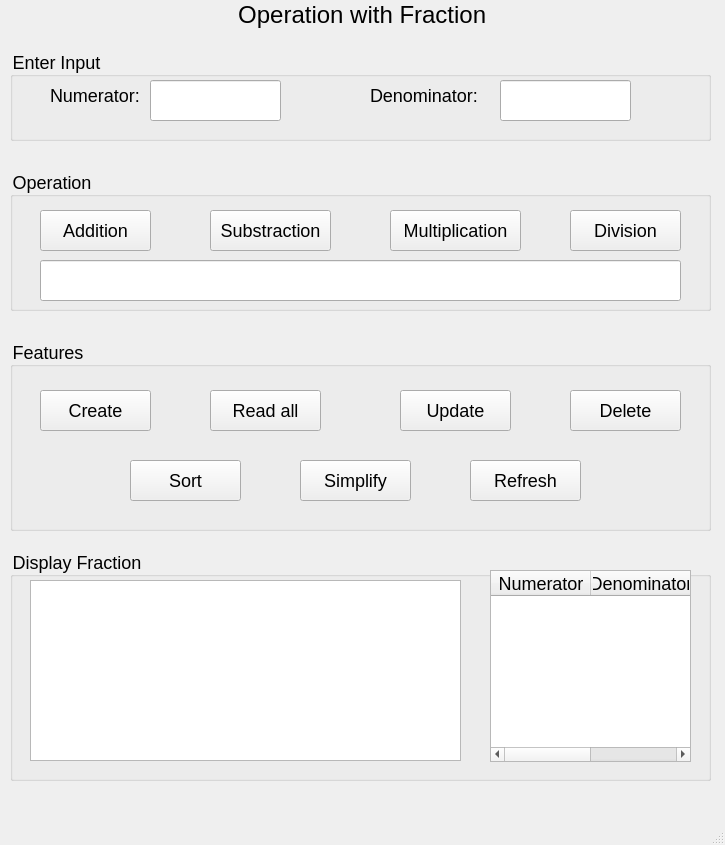
<?xml version="1.0" encoding="UTF-8"?>
<ui version="4.0">
 <class>MainWindow</class>
 <widget class="QMainWindow" name="MainWindow">
  <property name="geometry">
   <rect>
    <x>0</x>
    <y>0</y>
    <width>725</width>
    <height>845</height>
   </rect>
  </property>
  <property name="windowTitle">
   <string>MainWindow</string>
  </property>
  <property name="styleSheet">
   <string notr="true">font-size: 18px</string>
  </property>
  <widget class="QWidget" name="centralwidget">
   <widget class="QLabel" name="label">
    <property name="geometry">
     <rect>
      <x>220</x>
      <y>0</y>
      <width>291</width>
      <height>31</height>
     </rect>
    </property>
    <property name="text">
     <string>&lt;html&gt;&lt;head/&gt;&lt;body&gt;&lt;p align=&quot;center&quot;&gt;&lt;span style=&quot; font-size:18pt;&quot;&gt;Operation with Fraction &lt;/span&gt;&lt;/p&gt;&lt;/body&gt;&lt;/html&gt;</string>
    </property>
   </widget>
   <widget class="QGroupBox" name="groupBox">
    <property name="geometry">
     <rect>
      <x>10</x>
      <y>50</y>
      <width>701</width>
      <height>91</height>
     </rect>
    </property>
    <property name="title">
     <string>Enter Input</string>
    </property>
    <widget class="QLabel" name="label_2">
     <property name="geometry">
      <rect>
       <x>40</x>
       <y>20</y>
       <width>101</width>
       <height>51</height>
      </rect>
     </property>
     <property name="text">
      <string>Numerator: </string>
     </property>
    </widget>
    <widget class="QLineEdit" name="lineEditNumerator">
     <property name="geometry">
      <rect>
       <x>140</x>
       <y>30</y>
       <width>131</width>
       <height>41</height>
      </rect>
     </property>
    </widget>
    <widget class="QLabel" name="label_3">
     <property name="geometry">
      <rect>
       <x>360</x>
       <y>20</y>
       <width>111</width>
       <height>51</height>
      </rect>
     </property>
     <property name="text">
      <string>Denominator: </string>
     </property>
    </widget>
    <widget class="QLineEdit" name="lineEditDenominator">
     <property name="geometry">
      <rect>
       <x>490</x>
       <y>30</y>
       <width>131</width>
       <height>41</height>
      </rect>
     </property>
    </widget>
   </widget>
   <widget class="QGroupBox" name="groupBox_2">
    <property name="geometry">
     <rect>
      <x>10</x>
      <y>170</y>
      <width>701</width>
      <height>141</height>
     </rect>
    </property>
    <property name="title">
     <string>Operation</string>
    </property>
    <widget class="QPushButton" name="pushButtonAddition">
     <property name="geometry">
      <rect>
       <x>30</x>
       <y>40</y>
       <width>111</width>
       <height>41</height>
      </rect>
     </property>
     <property name="text">
      <string>Addition</string>
     </property>
    </widget>
    <widget class="QPushButton" name="pushButton">
     <property name="geometry">
      <rect>
       <x>200</x>
       <y>40</y>
       <width>121</width>
       <height>41</height>
      </rect>
     </property>
     <property name="text">
      <string>Substraction</string>
     </property>
    </widget>
    <widget class="QPushButton" name="pushButtonMultiplication">
     <property name="geometry">
      <rect>
       <x>380</x>
       <y>40</y>
       <width>131</width>
       <height>41</height>
      </rect>
     </property>
     <property name="text">
      <string>Multiplication</string>
     </property>
    </widget>
    <widget class="QPushButton" name="pushButtonDivision">
     <property name="geometry">
      <rect>
       <x>560</x>
       <y>40</y>
       <width>111</width>
       <height>41</height>
      </rect>
     </property>
     <property name="text">
      <string>Division</string>
     </property>
    </widget>
    <widget class="QLineEdit" name="lineEditResult">
     <property name="geometry">
      <rect>
       <x>30</x>
       <y>90</y>
       <width>641</width>
       <height>41</height>
      </rect>
     </property>
    </widget>
   </widget>
   <widget class="QGroupBox" name="groupBox_3">
    <property name="geometry">
     <rect>
      <x>10</x>
      <y>550</y>
      <width>701</width>
      <height>231</height>
     </rect>
    </property>
    <property name="title">
     <string>Display Fraction</string>
    </property>
    <widget class="QTableWidget" name="tableWidgetListFraction">
     <property name="geometry">
      <rect>
       <x>480</x>
       <y>20</y>
       <width>201</width>
       <height>192</height>
      </rect>
     </property>
     <column>
      <property name="text">
       <string>Numerator</string>
      </property>
     </column>
     <column>
      <property name="text">
       <string>Denominator</string>
      </property>
     </column>
    </widget>
    <widget class="QTextEdit" name="textEditDisplayFraction">
     <property name="geometry">
      <rect>
       <x>20</x>
       <y>30</y>
       <width>431</width>
       <height>181</height>
      </rect>
     </property>
     <property name="html">
      <string>&lt;!DOCTYPE HTML PUBLIC &quot;-//W3C//DTD HTML 4.0//EN&quot; &quot;http://www.w3.org/TR/REC-html40/strict.dtd&quot;&gt;
&lt;html&gt;&lt;head&gt;&lt;meta name=&quot;qrichtext&quot; content=&quot;1&quot; /&gt;&lt;style type=&quot;text/css&quot;&gt;
p, li { white-space: pre-wrap; }
&lt;/style&gt;&lt;/head&gt;&lt;body style=&quot; font-family:'MS Shell Dlg 2'; font-size:18px; font-weight:400; font-style:normal;&quot;&gt;
&lt;p style=&quot;-qt-paragraph-type:empty; margin-top:0px; margin-bottom:0px; margin-left:0px; margin-right:0px; -qt-block-indent:0; text-indent:0px;&quot;&gt;&lt;br /&gt;&lt;/p&gt;&lt;/body&gt;&lt;/html&gt;</string>
     </property>
    </widget>
   </widget>
   <widget class="QGroupBox" name="groupBox_4">
    <property name="geometry">
     <rect>
      <x>10</x>
      <y>340</y>
      <width>701</width>
      <height>191</height>
     </rect>
    </property>
    <property name="title">
     <string>Features</string>
    </property>
    <widget class="QPushButton" name="pushButtonCreate">
     <property name="geometry">
      <rect>
       <x>30</x>
       <y>50</y>
       <width>111</width>
       <height>41</height>
      </rect>
     </property>
     <property name="text">
      <string>Create</string>
     </property>
    </widget>
    <widget class="QPushButton" name="pushButtonReadAll">
     <property name="geometry">
      <rect>
       <x>200</x>
       <y>50</y>
       <width>111</width>
       <height>41</height>
      </rect>
     </property>
     <property name="text">
      <string>Read all</string>
     </property>
    </widget>
    <widget class="QPushButton" name="pushButtonUpdate">
     <property name="geometry">
      <rect>
       <x>390</x>
       <y>50</y>
       <width>111</width>
       <height>41</height>
      </rect>
     </property>
     <property name="text">
      <string>Update</string>
     </property>
    </widget>
    <widget class="QPushButton" name="pushButtonDelete">
     <property name="geometry">
      <rect>
       <x>560</x>
       <y>50</y>
       <width>111</width>
       <height>41</height>
      </rect>
     </property>
     <property name="text">
      <string>Delete</string>
     </property>
    </widget>
    <widget class="QPushButton" name="pushButtonSort">
     <property name="geometry">
      <rect>
       <x>120</x>
       <y>120</y>
       <width>111</width>
       <height>41</height>
      </rect>
     </property>
     <property name="text">
      <string>Sort</string>
     </property>
    </widget>
    <widget class="QPushButton" name="pushButtonRefresh">
     <property name="geometry">
      <rect>
       <x>460</x>
       <y>120</y>
       <width>111</width>
       <height>41</height>
      </rect>
     </property>
     <property name="text">
      <string>Refresh</string>
     </property>
    </widget>
    <widget class="QPushButton" name="pushButtonSimlify">
     <property name="geometry">
      <rect>
       <x>290</x>
       <y>120</y>
       <width>111</width>
       <height>41</height>
      </rect>
     </property>
     <property name="text">
      <string>Simplify</string>
     </property>
    </widget>
   </widget>
  </widget>
  <widget class="QMenuBar" name="menubar">
   <property name="geometry">
    <rect>
     <x>0</x>
     <y>0</y>
     <width>725</width>
     <height>31</height>
    </rect>
   </property>
  </widget>
  <widget class="QStatusBar" name="statusbar"/>
 </widget>
 <resources/>
 <connections/>
</ui>
